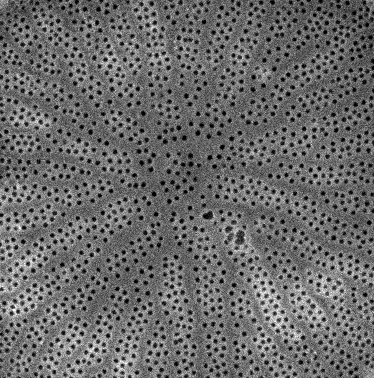
#> input picture work/CNMS/cropped_Wild013.tif, 374 x 378 px
$ jupyter execute 'Wild013-adaptive w quantize.ipynb'
#> lines starting #> are read from the running program, lines starting #| are printed output that depends on the picture; after the words box and inside, x2 and y2 are one past the last pixel; in counts of white or black regions, pixels touching at a corner belong together
[cell 1]
#ADAPTIVE SKELETON WITH 3 COLORS SEEMS TO WORK BEST

import matplotlib.pyplot as plt
import cv2
img = cv2.imread('cropped_Wild013.tif')
#> img is the input picture: shape (378, 374, 3); min 0, max 255, mean 106.6
blur = cv2.blur(img,(15,15))
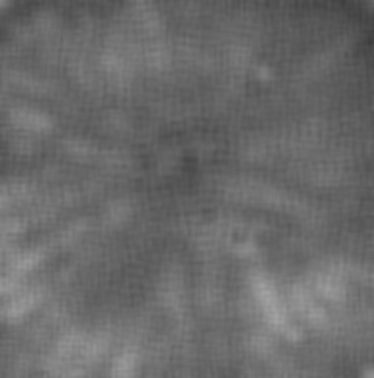
#> blur: shape (378, 374, 3); min 60, max 162, mean 106.6
from matplotlib.colors import LinearSegmentedColormap
cdict2 = {'red':   ((0.0, 0.0, 0.0),
                   (0.1, 1.0, 1.0),
                   (1.0, 1.0, 1.0)),

         'green': ((0.0, 0.0, 0.0),
                   (1.0, 0.0, 0.0)),

        'blue':  ((0.0, 0.0, 0.0),
                   (1.0, 0.0, 0.0))
        }
red2 = LinearSegmentedColormap('Red2', cdict2)
from skimage.filters import threshold_otsu
thotsu=threshold_otsu(blur)
#> thotsu = 109
otsublur = blur[:,:,0]> thotsu
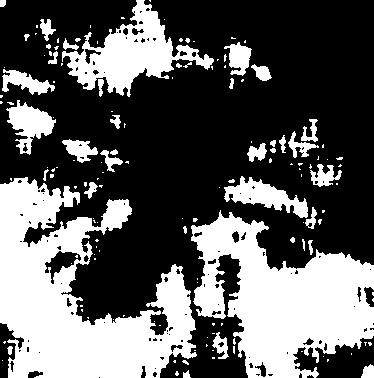
#> otsublur: shape (378, 374) bool; 36.7% white; 147 white regions (107 under 20 px), largest, box (x1, y1, x2, y2) and area: (0, 177, 197, 378) 21328, (191, 210, 374, 378) 16938, (62, 0, 214, 97) 5441

from skimage.morphology import skeletonize
otsuskeleton = skeletonize(otsublur)
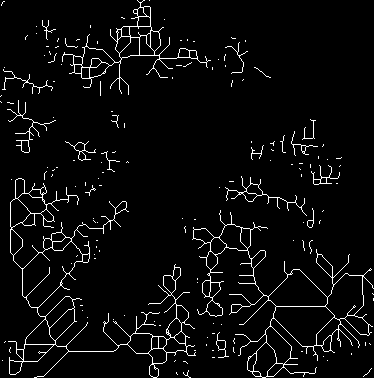
#> otsuskeleton: shape (378, 374) bool; 4.3% white in thin lines or dots
imgplot = plt.imshow(img, alpha=0.9)
ax = plt.subplot()
ax.imshow(otsuskeleton, cmap=red2, interpolation='sinc', alpha=.42)

[cell 2]
from PIL import Image
im=Image.open('cropped_Wild013.tif')

[cell 3]
import numpy as np
import cv2 as cv
from matplotlib import pyplot as plt
img = cv.imread('cropped_Wild013.tif',0)
#> img: shape (378, 374); min 0, max 255, mean 106.6
plt.hist(img.ravel(),256,[0,256])
plt.show()
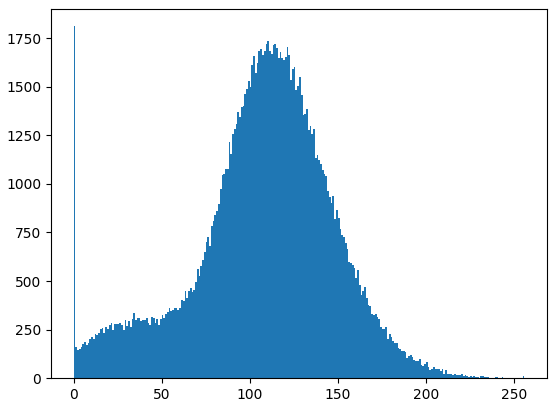
#> figure drawn by matplotlib, 1 panel; tallest bar 1811 high, from x = 0 to 1

np.mean(img)
#> Out = 106.6

[cell 4]
im.quantize(3,0)

[cell 5]
image=im.quantize(3,0)
image.save('simple_Wild013.tif')
print(image)
#| <PIL.Image.Image image mode=P size=374x378 at 0x7FA8DC83ACD0>
newimg = cv2.imread('simple_Wild013.tif')
plt.hist(newimg.ravel(),256,[0,255]); plt.show()
#> after `plt.hist(newimg.ravel(), 256, [0, 255])`:
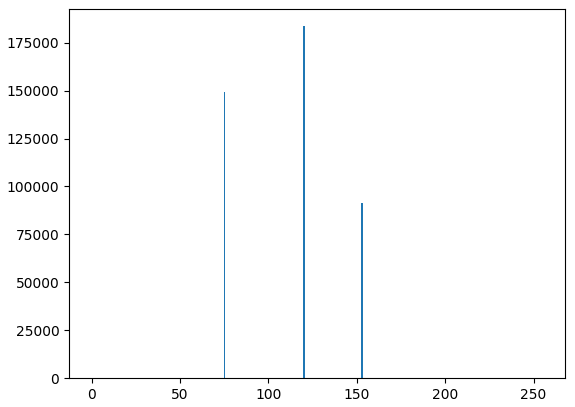
#> figure drawn by matplotlib, 1 panel; tallest bar 183564 high, from x = 119.5 to 120.5
print(newimg)
#> (printed output is left out)
newnewimg=newimg[:,:,0]

[cell 6]
#newimg[np.where(newimg == [75])] = [0]
#newimg[np.where(newimg == [153])] = [255]

newimg[np.where(newimg == [75])] = [255]
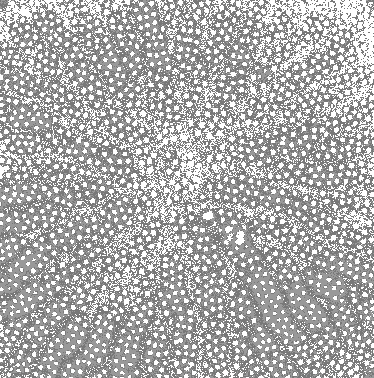
#> newimg: shape (378, 374, 3); min 120, max 255, mean 174.6
newimg[np.where(newimg == [153])] = [0]
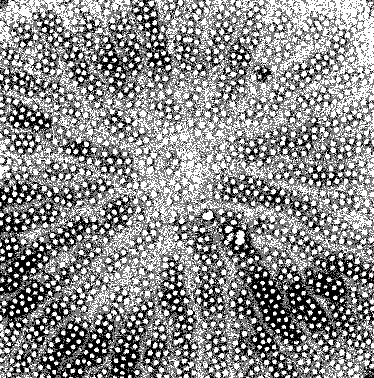
#> newimg: shape (378, 374, 3); min 0, max 255, mean 141.7
plt.imshow(newimg, cmap='gray')

[cell 7]
ablur = cv2.blur(newnewimg,(20, 20))
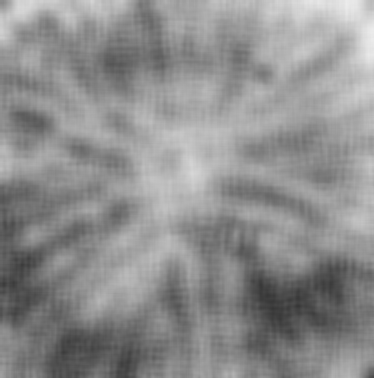
#> ablur: shape (378, 374); min 54, max 236, mean 141.7
a_mthres = cv2.adaptiveThreshold(ablur,1,cv2.ADAPTIVE_THRESH_MEAN_C,\
            cv2.THRESH_BINARY,51,4)
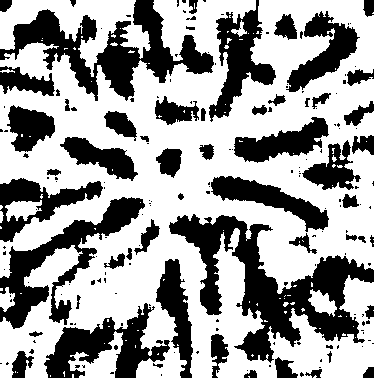
#> a_mthres: shape (378, 374); values 0 (black) and 1 (white), 62% white; 184 black regions (125 under 20 px), largest, box (x1, y1, x2, y2) and area: (169, 214, 374, 363) 10198, (0, 0, 214, 101) 7327, (0, 197, 145, 329) 5136

[cell 8]
#ADAPTIVE SKELETON
from skimage.morphology import skeletonize
adaptiveskeleton = skeletonize(a_mthres)
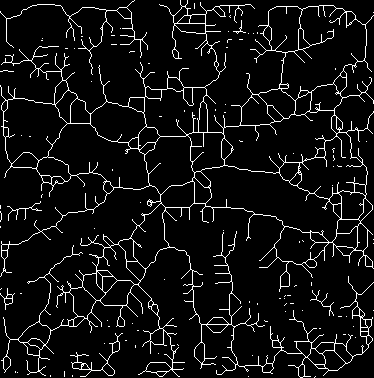
#> adaptiveskeleton: shape (378, 374) bool; 7% white in thin lines or dots
ax = plt.subplot()
ax.imshow(adaptiveskeleton, cmap=red2, interpolation='sinc')

[cell 9]
import matplotlib.image as mpimg
img2=mpimg.imread('cropped_Wild013.tif')
imgplot2 = plt.imshow(img2, alpha= .9)

ax2 = plt.subplot()
ax2.imshow(adaptiveskeleton, cmap=red2, interpolation='sinc', alpha=0.3)
plt.show()

$ run again, with work/CNMS/cropped_Wild004.tif copied over work/CNMS/cropped_Wild013.tif
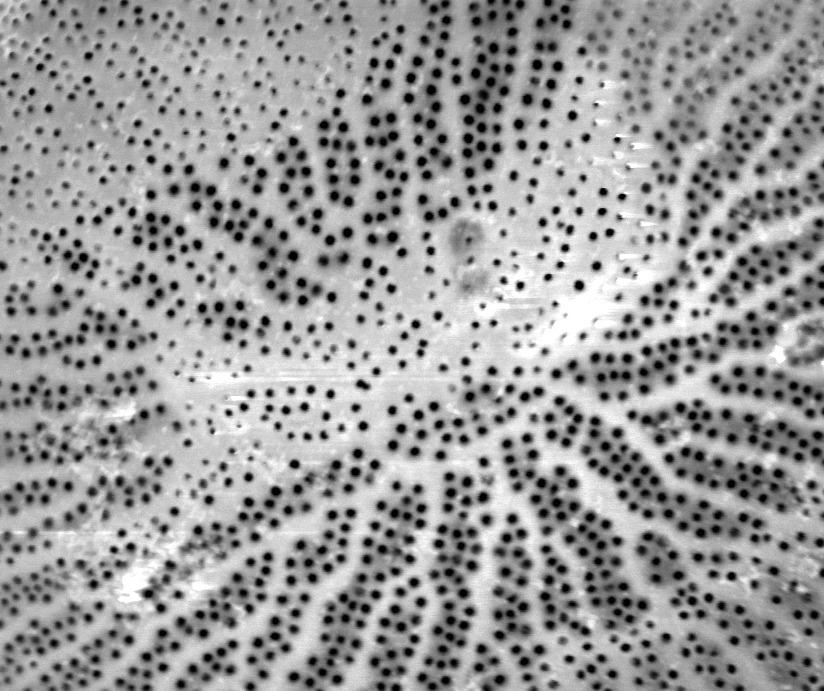
#> input picture work/CNMS/cropped_Wild004.tif, 824 x 691 px
#> img is the input picture: shape (691, 824, 3); min 0, max 255, mean 153.9
#> thotsu = 153
#> `otsublur = blur[:,:,0]> thotsu`:
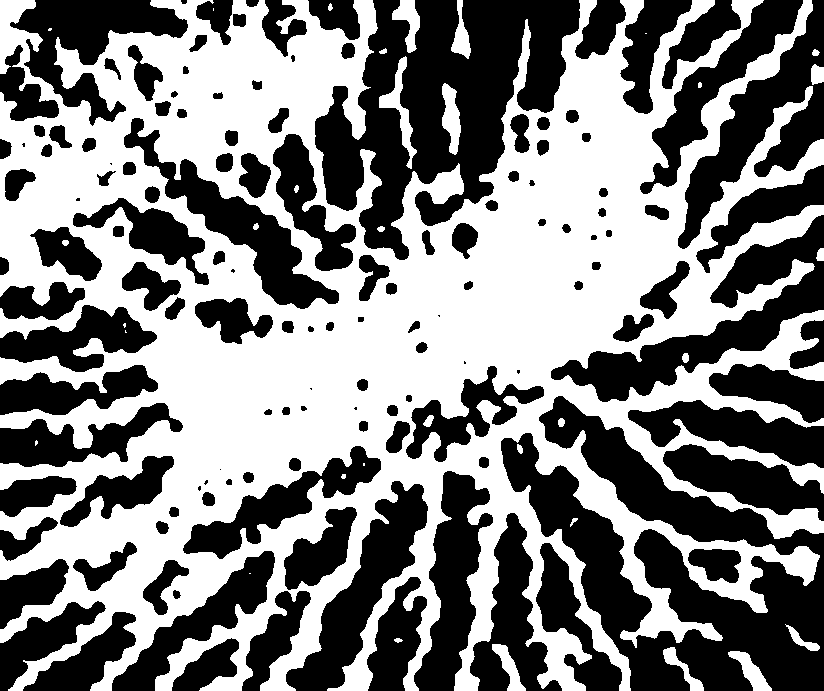
#> otsublur: shape (691, 824) bool; 51% white; 137 black regions (12 under 20 px), largest, box (x1, y1, x2, y2) and area: (501, 396, 824, 691) 39754, (315, 0, 580, 260) 34688, (551, 215, 824, 402) 13486
#> otsuskeleton: shape (691, 824) bool; 3.2% white in thin lines or dots
#> img: shape (691, 824)
#> `np.mean(img)`: Out = 153.9
#| <PIL.Image.Image image mode=P size=824x691 at 0x7FA8DC93AF90>
#> (printed output is left out)
#> a_mthres: shape (691, 824); values 0 (black) and 1 (white), 58.6% white; 185 black regions (30 under 20 px), largest, box (x1, y1, x2, y2) and area: (501, 438, 649, 635) 7718, (540, 399, 771, 547) 7710, (418, 0, 523, 231) 7687
#> `adaptiveskeleton = skeletonize(a_mthres)`:
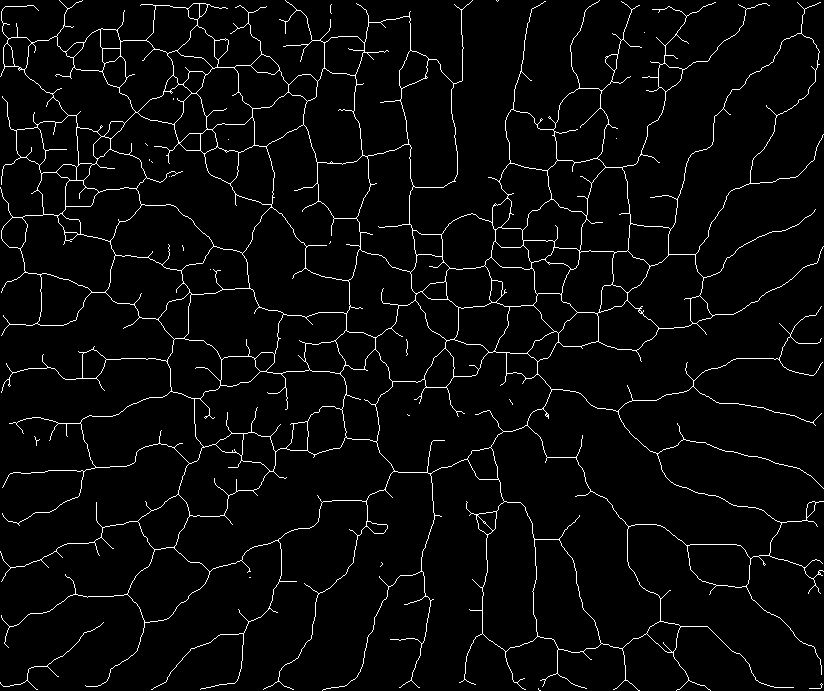
#> adaptiveskeleton: shape (691, 824) bool; 3.5% white in thin lines or dots

$ run again, with work/CNMS/cropped_Wild006.tif copied over work/CNMS/cropped_Wild013.tif
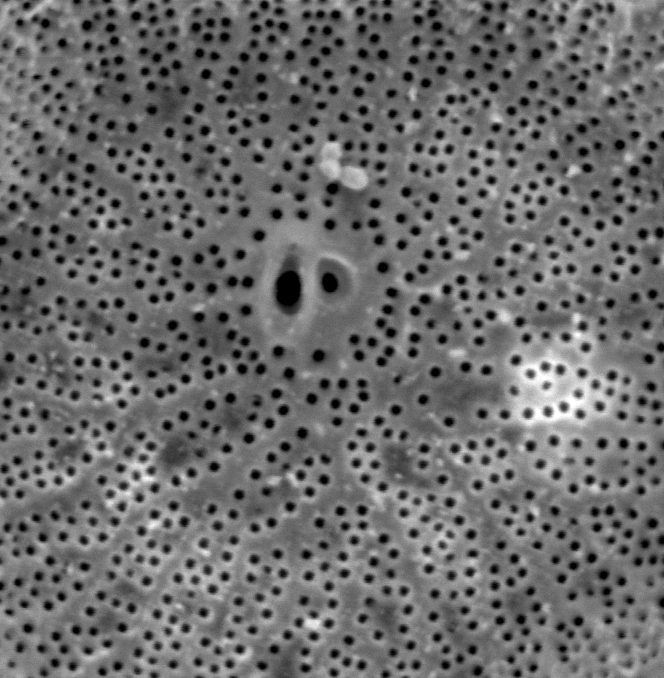
#> input picture work/CNMS/cropped_Wild006.tif, 664 x 678 px
#> img is the input picture: shape (678, 664, 3); min 0, max 255, mean 107.4
#> thotsu = 108
#> otsublur: shape (678, 664) bool; 46.6% white; 94 white regions (24 under 20 px), largest, box (x1, y1, x2, y2) and area: (0, 0, 664, 678) 188234, (0, 0, 94, 205) 8846, (543, 0, 592, 68) 1560
#> otsuskeleton: shape (678, 664) bool; 3.5% white in thin lines or dots
#> img: shape (678, 664)
#> `np.mean(img)`: Out = 107.4
#| <PIL.Image.Image image mode=P size=664x678 at 0x7FA8DC850390>
#> (printed output is left out)
#> a_mthres: shape (678, 664); values 0 (black) and 1 (white), 70.2% white; 335 black regions (103 under 20 px), largest, box (x1, y1, x2, y2) and area: (136, 0, 205, 146) 3472, (249, 81, 322, 247) 3229, (233, 510, 347, 616) 2727
#> `adaptiveskeleton = skeletonize(a_mthres)`:
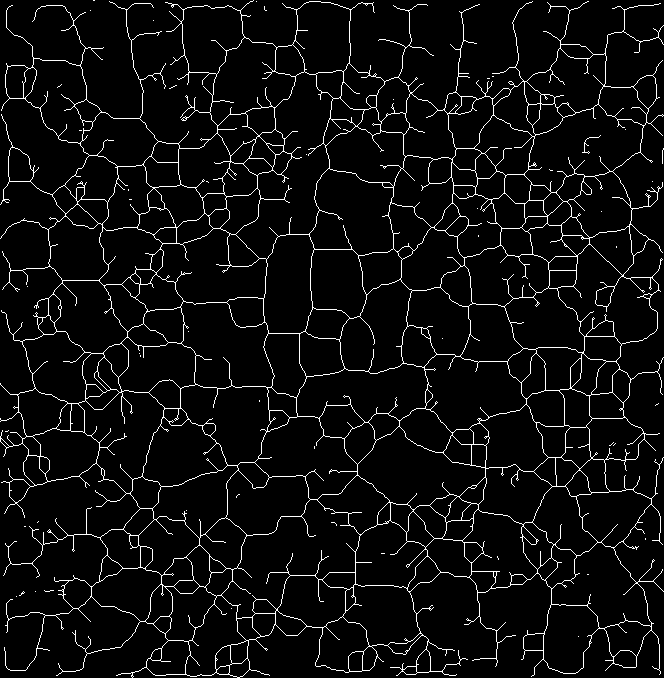
#> adaptiveskeleton: shape (678, 664) bool; 5.3% white in thin lines or dots
